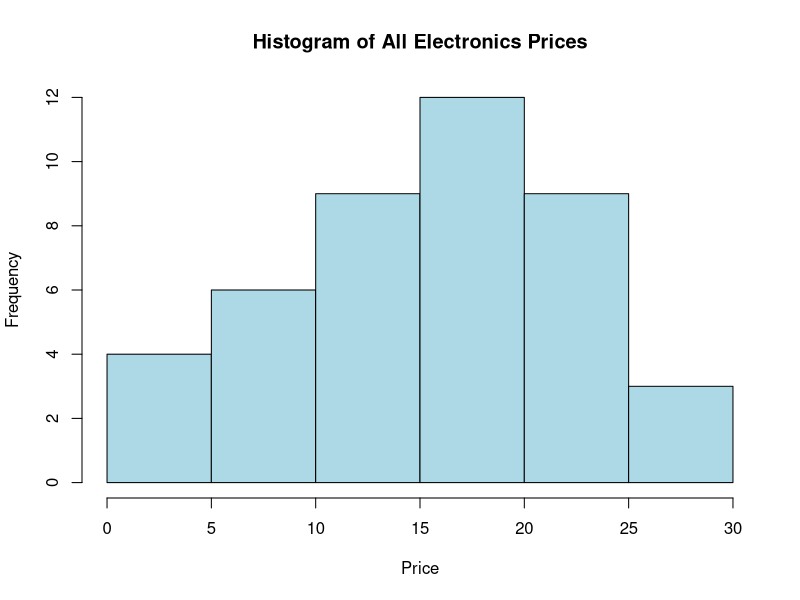

This figure's R source:

# Data
x <- c(1, 1, 5, 5, 8, 8, 10, 10, 10, 10,
       12, 14, 14, 14, 15, 15, 15, 15, 15,
       18, 18, 18, 18, 18, 20, 20, 20, 20,
       20, 20, 20, 21, 21, 21, 21, 25, 25,
       25, 25, 25, 28, 28, 30)

# (i) Equal-frequency partitioning (bin size = 3)
bins <- split(x, ceiling(seq_along(x) / 3))
print(bins)

# (ii) Smoothing by bin means
bin_means <- lapply(bins, function(b) rep(mean(b), length(b)))
print(bin_means)

# Smoothing by bin boundaries
bin_boundaries <- lapply(bins, function(b) {
  low <- min(b)
  high <- max(b)
  sapply(b, function(v) {
    if (abs(v - low) <= abs(v - high)) low else high
  })
})
print(bin_boundaries)

# (iii) Histogram
hist(x, main = "Histogram of All Electronics Prices",
     xlab = "Price", ylab = "Frequency",
     col = "lightblue", border = "black")
